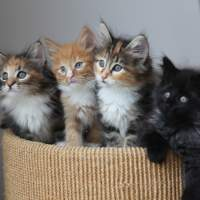
#> input picture src/laboratori/img/1.jpg, 200 x 200 px
$ jupyter execute 07_laboratorio_op_puntuali.ipynb   (shell and % lines are left out)
#> lines starting #> are read from the running program, lines starting #| are printed output that depends on the picture
# Operatori puntuali su immagine luminanza

Sia $I$ un tensore rappresentante un'immagine RGB di dimensioni ${H \times W}$, cioè
$$
I^1 = R \in \mathbb{R}^{H \times W} \qquad I^2 = G \in \mathbb{R}^{H \times W} \qquad I^3 = B \in \mathbb{R}^{H \times W}
$$

Si definisce l'immagine luminanza $L \in \mathbb{R}^{H \times W}$ nel seguente modo:
$$
L = 0.299 R + 0.587 G + 0.114 B
$$

[cell 1]
%cd ~/src/laboratori
import matplotlib.pyplot as plt
import matplotlib.image as mpimg

import numpy as np

img = mpimg.imread('img/1.jpg')
#> img is the input picture: shape (200, 200, 3); mean R, G, B 125.6, 118.1, 110.6

Definire una funzione che trasformi `img` in immagine luminanza. Poi definire una funzione che trasformi `img` in immagine media.

[cell 2]
def luminanza(img):
    return 0.2989 * img[:, :, 0] + 0.5870 * img[:, :, 1] + 0.1140 * img[:, :, 2]
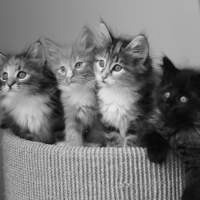
#> returned value: shape (200, 200) float64; min 0, max 247.1, mean 119.4

def media(img):
    return np.mean(img, axis=2)

[cell 3]
img_luminanza = luminanza(img)

img_media = media(img)

fig, axs = plt.subplots(1, 3, figsize=(15, 5))

fig.suptitle("Immagine luminanza")

axs[0].imshow(img)

axs[1].imshow(img_luminanza, cmap='gray')

axs[2].imshow(img_media, cmap='gray')

plt.show()
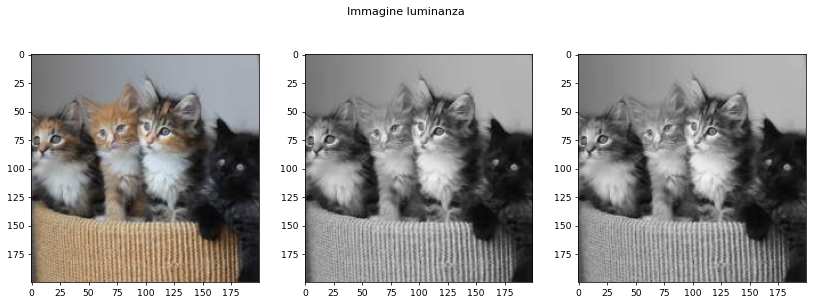
#> figure drawn by matplotlib, 3 panels

### Istogramma dei livelli di grigio

Fissato $N_l \in \mathbb{N}$ il numero dei livelli di grigio, si definisce su $L$ l'istogramma
$$
h : \{ 0, \dots, N_l - 1\} \rightarrow \mathbb{N}
$$
$$
h(l) = | \{ L_{ij} = l : \; i = 1, \dots, H, j = 1, \dots, W \} |
$$

Implementare la funzione istogramma.

[cell 4]
def istogramma(img, n_livelli):
    return np.histogram(img, bins=n_livelli, range=(0, 256))[0]

### Inversione dei livelli di grigio

$$
I_{ij} = N_l - L_{ij}
$$

Implementare una funzione che inverta i livelli di grigio dell'immagine luminanza ottenuta precedentemente.
Definirla prima in modo classico e poi usando lookup tables.

[cell 5]
def inversione(img, n_livelli):
#> called with n_livelli = 256
    return n_livelli - img - 1
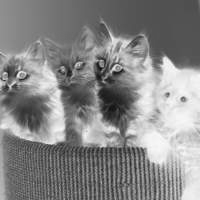
#> returned value: shape (200, 200) float64; min 7.93, max 255, mean 135.6

n_livelli = 256

img_inv = inversione(img_luminanza, n_livelli)

h = istogramma(img_luminanza, n_livelli)
#> h = 256 values, max 1153 at index 171, min 0 at index 1, mean 156.2
h_inv = istogramma(img_inv, n_livelli)
#> h_inv = 256 values, max 1153 at index 83, min 0 at index 0, mean 156.2

fig, axs = plt.subplots(2, 2)

fig.suptitle("Inversione dei livelli di grigio")

axs[0, 0].imshow(img_luminanza, cmap='gray')

axs[0, 1].bar(range(n_livelli), h)

axs[1, 0].imshow(img_inv, cmap='gray')

axs[1, 1].bar(range(n_livelli), h_inv)

plt.show()
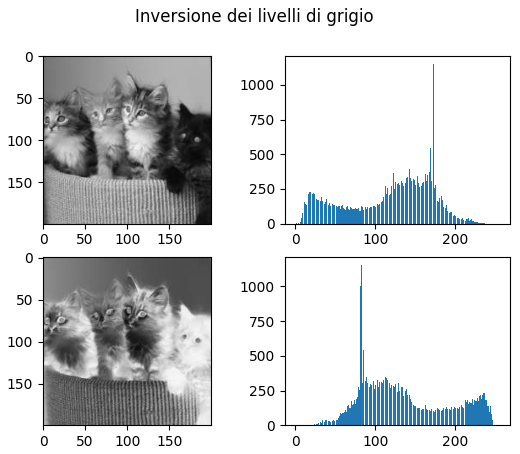
#> figure drawn by matplotlib, 4 panels; panel 2: tallest bar 1153 high, from x = 170.6 to 171.4; panel 4: tallest bar 1153 high, from x = 82.6 to 83.4

### Compressione logaritmica

$$
Y_{ij} = \frac{1}{1 + N_l} \log({1 + L_{ij}})
$$

Implementare la compressione logaritmica, sia in modo classico che con lookup tables.
Poi confrontare i risultati con la funzione di libreria `colors.LogNorm(min, max)`

[cell 6]
import matplotlib.colors as colors

def lognorm(img, n_livelli):
#> called with n_livelli = 256
    return np.log1p(img) / np.log1p(n_livelli) * n_livelli
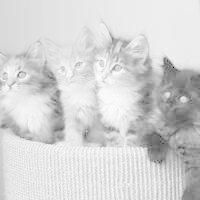
#> returned value: shape (200, 200) float64; min 0, max 254.4, mean 213.2

n_livelli = 256

img_log = lognorm(img_luminanza, n_livelli)

h = istogramma(img_luminanza, n_livelli)
h_log = istogramma(img_log, n_livelli)
#> h_log = 256 values, max 2577 at index 237, min 0 at index 1, mean 156.2

fig, axs = plt.subplots(3, 2)

fig.suptitle("Compressione logaritmica")

axs[0, 0].imshow(img_luminanza, cmap='gray')

axs[0, 1].bar(range(n_livelli), h)

axs[1, 0].imshow(img_log, cmap='gray')

axs[1, 1].bar(range(n_livelli), h_log)

# Funzione di libreria
norm = colors.LogNorm(0.1, 255)
####

axs[2, 0].imshow(img_luminanza, norm=norm, cmap='gray')

h_log_mpl = istogramma(norm(img_luminanza) * n_livelli, n_livelli)
#> h_log_mpl = 256 values, max 2972 at index 243, min 0 at index 0, mean 156.2
axs[2, 1].bar(range(n_livelli), h_log_mpl)

plt.show()
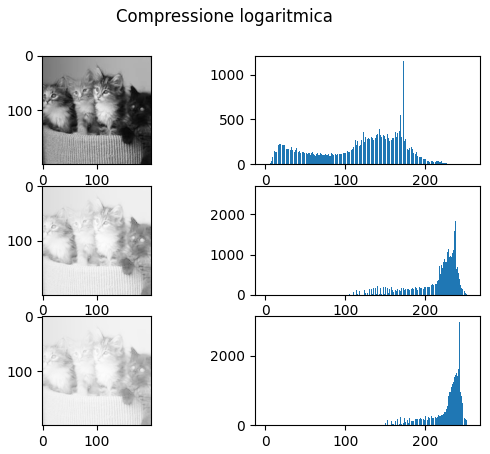
#> figure drawn by matplotlib, 6 panels; panel 2: tallest bar 1153 high, from x = 170.6 to 171.4; panel 4: tallest bar 2577 high, from x = 236.6 to 237.4; panel 6: tallest bar 2972 high, from x = 242.6 to 243.4

### Compressione potenza

Sia $\gamma \in \mathbb{R}$, $\gamma > 0$,
$$
P_{ij} = N_l^{1-\gamma} L_{ij}^\gamma
$$

Implementare la compressione potenza, sia in modo classico che con lookup tables.
Confrontarla con la funzione di libreria `colors.PowerNorm(gamma)`.
In entrambi i casi, sperimentare con i valori del parametro $\gamma$.

[cell 7]
def pownorm(img, n_livelli, gamma):
#> called with n_livelli = 256, gamma = 0.5
    return (img / n_livelli) ** gamma * n_livelli
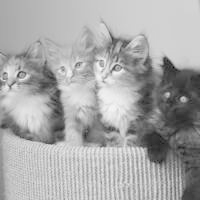
#> returned value: shape (200, 200) float64; min 0, max 251.5, mean 168.6


gamma = 0.5
img_pow = pownorm(img_luminanza, n_livelli, gamma)

h = istogramma(img_luminanza, n_livelli)
h_pow = istogramma(img_pow, n_livelli)
#> h_pow = 256 values, max 2117 at index 209, min 0 at index 1, mean 156.2

fig, axs = plt.subplots(3, 2)

fig.suptitle("Compressione potenza con gamma = " + str(gamma))

axs[0, 0].imshow(img_luminanza, cmap='gray')

axs[0, 1].bar(range(n_livelli), h)

axs[1, 0].imshow(img_pow, cmap='gray')

axs[1, 1].bar(range(n_livelli), h_pow)

norm = colors.PowerNorm(gamma=gamma)

axs[2, 0].imshow(img_luminanza, norm=norm, cmap='gray')

h_pow_mpl = istogramma(norm(img_luminanza) * n_livelli, n_livelli)
#> h_pow_mpl = 256 values, max 1408 at index 214, min 0 at index 1, mean 156.2
axs[2, 1].bar(range(n_livelli), h_pow_mpl)

plt.show()
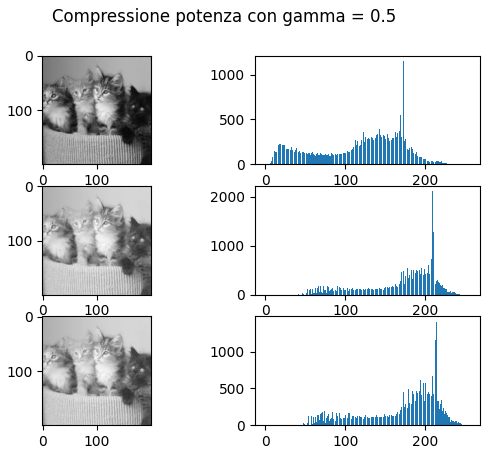
#> figure drawn by matplotlib, 6 panels; panel 2: tallest bar 1153 high, from x = 170.6 to 171.4; panel 4: tallest bar 2117 high, from x = 208.6 to 209.4; panel 6: tallest bar 1408 high, from x = 213.6 to 214.4

### Espansione di contrasto rispetto a una soglia $T$

Sia $0 \leq T < N_l$,
$$
\begin{cases}
Y_{ij} = 0 & \text{ se } L_{ij} \leq T\\
Y_{ij} = N_l \frac{L_{ij} - T}{N_l - T} & \text{ se } L_{ij} > T
\end{cases}
$$

Implementare l'espansione di contrasto sia in modo classico che con lookup tables.
Sperimentare con vari valori soglia.

[cell 8]
def contrasto(img, n_livelli, soglia):
#> called with n_livelli = 256, soglia = 50
    return np.where(img <= soglia, 0, n_livelli * (img - soglia) / (n_livelli - soglia))
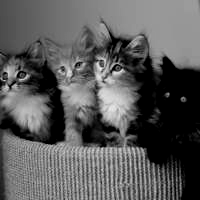
#> returned value: shape (200, 200) float64; min 0, max 244.9, mean 90.8

soglia = 50

img_c = contrasto(img_luminanza, n_livelli, soglia)


h = istogramma(img_luminanza, n_livelli)
h_c = istogramma(img_c, n_livelli)
#> h_c = 256 values, max 6933 at index 0, min 0 at index 229, mean 156.2

fig, axs = plt.subplots(2, 2)

fig.suptitle("Espansione di contrasto con soglia = " + str(soglia))

axs[0, 0].imshow(img_luminanza, cmap='gray')

axs[0, 1].bar(range(n_livelli), h)

axs[1, 0].imshow(img_c, cmap='gray')

axs[1, 1].bar(range(n_livelli), h_c)

plt.show()
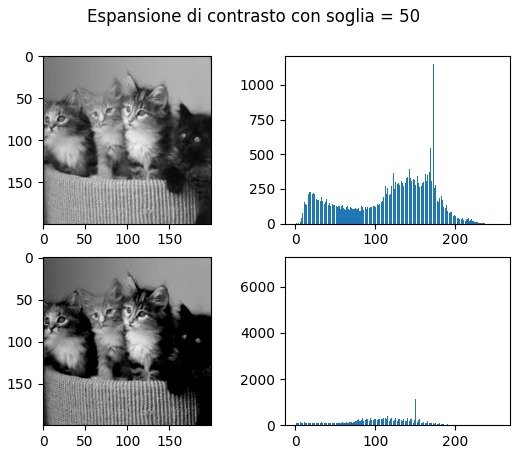
#> figure drawn by matplotlib, 4 panels; panel 2: tallest bar 1153 high, from x = 170.6 to 171.4; panel 4: tallest bar 6933 high, from x = -0.4 to 0.4

$ run again, with src/laboratori/img/2.jpg copied over src/laboratori/img/1.jpg
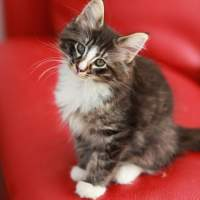
#> input picture src/laboratori/img/2.jpg, 200 x 200 px
#> img is the input picture: shape (200, 200, 3); mean R, G, B 160.4, 72.6, 66.8
#> h = 256 values, max 774 at index 92, min 0 at index 0, mean 156.2
#> h_inv = 256 values, max 774 at index 162, min 0 at index 0, mean 156.2
#> h_log = 256 values, max 1471 at index 209, min 0 at index 0, mean 156.2
#> h_log_mpl = 256 values, max 1891 at index 222, min 0 at index 0, mean 156.2
#> h_pow = 256 values, max 924 at index 153, min 0 at index 0, mean 156.2
#> h_pow_mpl = 256 values, max 941 at index 151, min 0 at index 1, mean 156.2
#> in contrasto, `return np.where(img <= soglia, 0, n_livelli * (img - soglia) / (n_live..`:
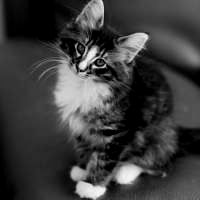
#> returned value: shape (200, 200) float64; min 0, max 250.7, mean 60.9
#> h_c = 256 values, max 3580 at index 0, min 0 at index 246, mean 156.2
#> `plt.show()`:
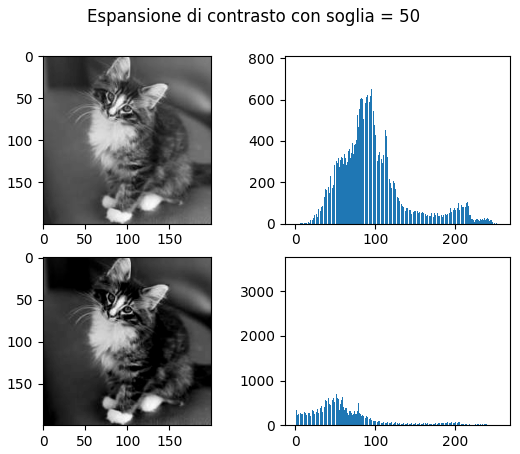
#> figure drawn by matplotlib, 4 panels; panel 2: tallest bar 774 high, from x = 91.6 to 92.4; panel 4: tallest bar 3580 high, from x = -0.4 to 0.4
